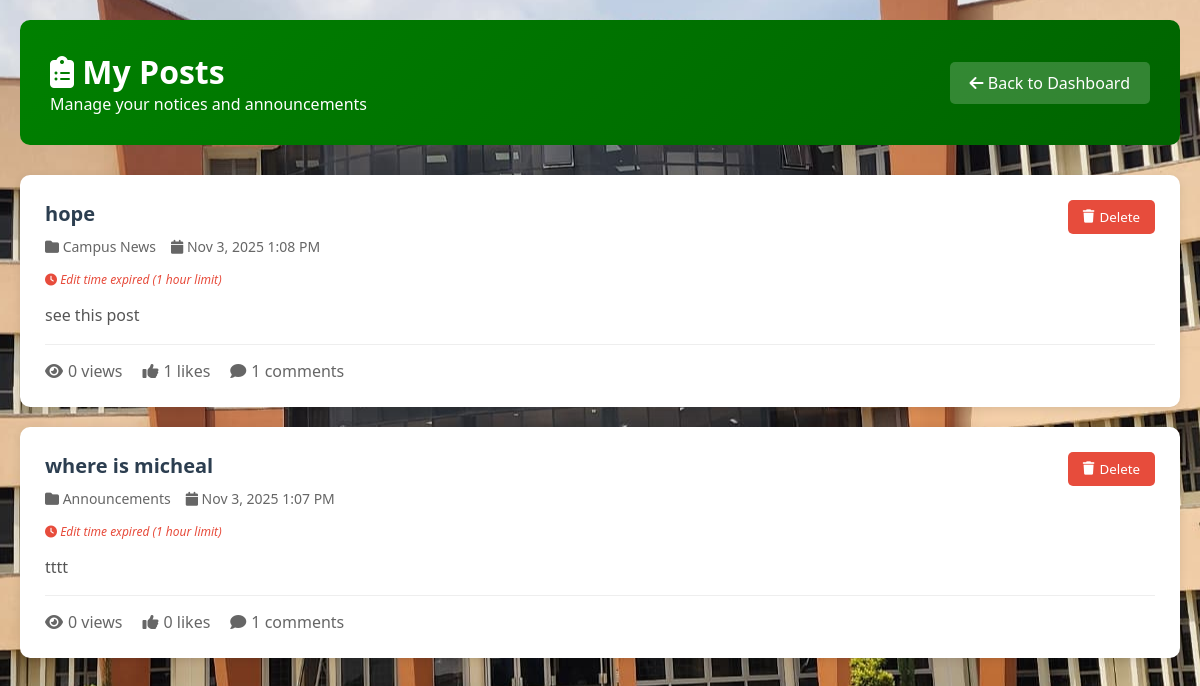
/my_posts.php (signed in), run on the app's committed database.
### tables this page shows
CREATE TABLE `notices` (
  `id` int(11) NOT NULL,
  `title` varchar(255) NOT NULL,
  `content` text NOT NULL,
  `category_id` int(11) NOT NULL,
  `author_id` int(11) NOT NULL,
  `priority` enum('low','normal','high','urgent') DEFAULT 'normal',
  `status` enum('draft','published','archived') DEFAULT 'draft',
  `slug` varchar(255) NOT NULL,
  `publish_date` timestamp NULL DEFAULT NULL,
  `expiry_date` timestamp NULL DEFAULT NULL,
  `is_pinned` tinyint(1) DEFAULT 0,
  `view_count` int(11) DEFAULT 0,
  `allow_comments` tinyint(1) DEFAULT 1,
  `created_at` timestamp NOT NULL DEFAULT current_timestamp(),
  `updated_at` timestamp NOT NULL DEFAULT current_timestamp() ON UPDATE current_timestamp()
);

CREATE TABLE `categories` (
  `id` int(11) NOT NULL,
  `name` varchar(50) NOT NULL,
  `icon` varchar(50) DEFAULT 'bullhorn',
  `color` varchar(7) DEFAULT '#007bff',
  `description` text DEFAULT NULL,
  `is_active` tinyint(1) DEFAULT 1,
  `created_at` timestamp NOT NULL DEFAULT current_timestamp(),
  `updated_at` timestamp NOT NULL DEFAULT current_timestamp() ON UPDATE current_timestamp()
);

### my_posts.php (the view, shortened to what this page needs)
<?php
$user_id = $_SESSION['user_id'];
$user_role = $_SESSION['user_role'];
$conn = getDBConnection();
$stmt = $conn->prepare("SELECT n.*, c.name as category_name, c.icon as category_icon,
                        COUNT(DISTINCT nc.id) as comment_count,
                        COUNT(DISTINCT nl.id) as like_count,
                        TIMESTAMPDIFF(SECOND, n.created_at, NOW()) as seconds_since_creation
                        FROM notices n
                        LEFT JOIN categories c ON n.category_id = c.id
                        LEFT JOIN notice_comments nc ON n.id = nc.notice_id
                        LEFT JOIN notice_likes nl ON n.id = nl.notice_id
                        WHERE n.author_id = ?
                        GROUP BY n.id
                        ORDER BY n.created_at DESC");
$stmt->bind_param("i", $user_id);
$stmt->execute();
$result = $stmt->get_result();
$posts = $result->fetch_all(MYSQLI_ASSOC);
?>
<!DOCTYPE html>
<html lang="en">
<head>
    <link rel="stylesheet" href="https://cdnjs.cloudflare.com/ajax/libs/font-awesome/6.4.0/css/all.min.css">
</head>
<body>
    <div class="container">
        <div class="header">
            <div>
                <h1><i class="fas fa-clipboard-list"></i> My Posts</h1>
                <p>Manage your notices and announcements</p>
            </div>
            <a href="index.php" class="back-btn"><i class="fas fa-arrow-left"></i> Back to Dashboard</a>
        </div>
        <div class="posts-grid">
            <?php if (count($posts) > 0): ?>
                <?php foreach ($posts as $post): ?>
                    <div class="post-card">
                        <div class="post-header">
                            <div>
                                <h3 class="post-title"><?php echo htmlspecialchars($post['title']); ?></h3>
                                <div class="post-meta">
                                    <span><i class="fas fa-folder"></i> <?php echo htmlspecialchars($post['category_name']); ?></span>
                                    <span><i class="fas fa-calendar"></i> <?php echo date('M j, Y g:i A', strtotime($post['created_at'])); ?></span>
                                </div>
                                <?php
                                $seconds_since_creation = $post['seconds_since_creation'];
                                $one_hour = 3600;
                                $can_edit = $seconds_since_creation <= $one_hour || $user_role === 'admin';
                                $remaining_seconds = max(0, $one_hour - $seconds_since_creation);
                                ?>
                                <div class="time-info">
                                    <?php if ($can_edit && $user_role !== 'admin'): ?>
                                        <span class="time-remaining">
                                            <i class="fas fa-clock"></i>
                                            Can edit for <?php echo gmdate("i:s", $remaining_seconds); ?> more
                                        </span>
                                    <?php elseif ($user_role !== 'admin'): ?>
                                        <span class="time-expired">
                                            <i class="fas fa-clock"></i>
                                            Edit time expired (1 hour limit)
                                        </span>
                                    <?php endif; ?>
                                </div>
                            </div>
                            <div class="action-buttons">
                                <button class="delete-btn" onclick="deletePost(<?php echo $post['id']; ?>)">
                                    <i class="fas fa-trash"></i> Delete
                                </button>
                            </div>
                        </div>
                        <div class="post-content">
                            <?php echo htmlspecialchars(substr($post['content'], 0, 200)); ?>
                        </div>
                        <div class="post-stats">
                            <span class="stat"><i class="fas fa-eye"></i> <?php echo $post['view_count']; ?> views</span>
                            <span class="stat"><i class="fas fa-thumbs-up"></i> <?php echo $post['like_count']; ?> likes</span>
                            <span class="stat"><i class="fas fa-comment"></i> <?php echo $post['comment_count']; ?> comments</span>
                        </div>
                    </div>
                <?php endforeach; ?>
            <?php endif; ?>
        </div>
    </div>
</body>
</html>

### my_posts.php (style rules this page uses)
* { margin: 0; padding: 0; box-sizing: border-box; font-family: 'Segoe UI', Tahoma, Geneva, Verdana, sans-serif; }
body { background: url('assets/images/FCI.jpeg') no-repeat center center fixed; padding: 20px; }
.container { max-width: 1200px; margin: 0 auto; }
.header { background: linear-gradient(135deg, green, #006400); color: white; padding: 30px; border-radius: 10px; margin-bottom: 30px; display: flex; justify-content: space-between; align-items: center; }
.back-btn { background: rgba(255,255,255,0.2); color: white; padding: 10px 20px; border-radius: 5px; text-decoration: none; transition: background 0.3s; }
.posts-grid { display: grid; gap: 20px; }
.post-card { background: white; padding: 25px; border-radius: 10px; box-shadow: 0 2px 10px rgba(0,0,0,0.1); }
.post-header { display: flex; justify-content: space-between; align-items: start; margin-bottom: 15px; }
.post-title { font-size: 20px; color: #2c3e50; margin-bottom: 10px; }
.post-meta { display: flex; gap: 15px; font-size: 14px; color: #666; margin-bottom: 15px; }
.post-content { color: #555; line-height: 1.6; margin-bottom: 15px; }
.post-stats { display: flex; gap: 20px; padding-top: 15px; border-top: 1px solid #eee; }
.stat { display: flex; align-items: center; gap: 5px; color: #666; }
.action-buttons { display: flex; gap: 10px; flex-direction: column; }
.delete-btn { background: #e74c3c; color: white; border: none; padding: 8px 15px; border-radius: 5px; cursor: pointer; display: flex; align-items: center; gap: 5px; }
.time-info { font-size: 12px; color: #666; margin-top: 5px; font-style: italic; }
.time-expired { color: #e74c3c; }

### data on the page
notices: title "hope", category.name "Campus News", created_at "Nov 3, 2025 1:08 PM", content "see this post", view_count "0", like_count "1", comment_count "1"
notices: title "where is micheal", category.name "Announcements", created_at "Nov 3, 2025 1:07 PM", content "tttt", view_count "0", like_count "0", comment_count "1"
